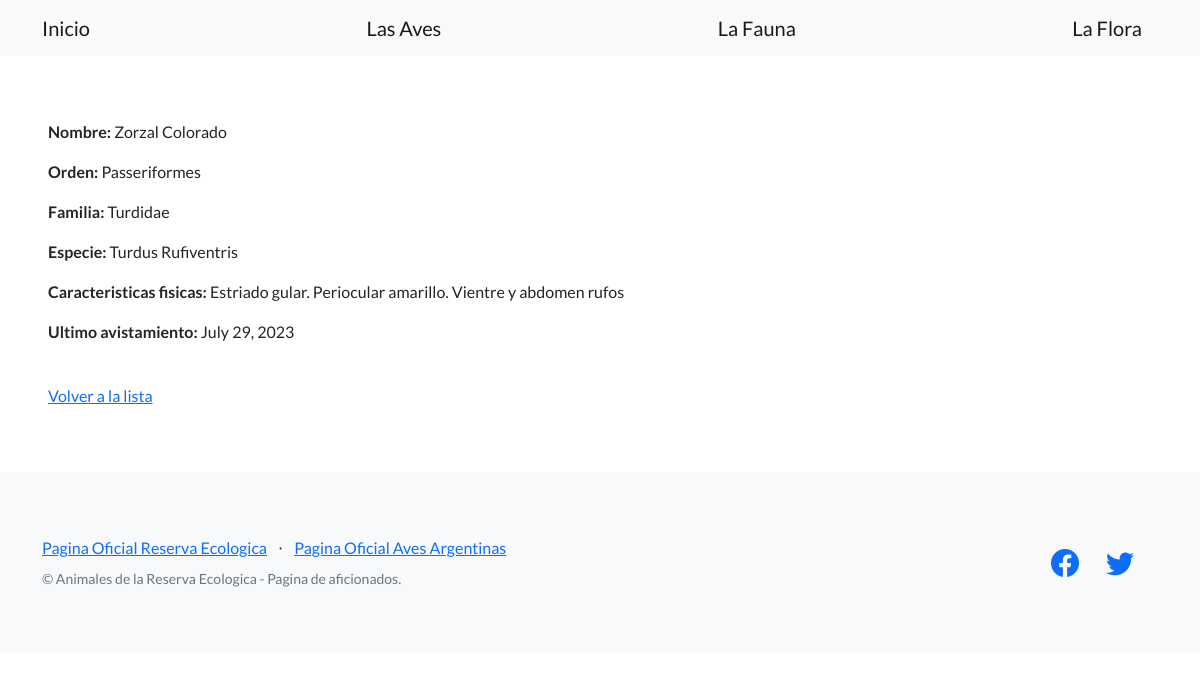
Page /animales/aves/1/ on the committed database.
### aves_argentinas/models.py (models this page shows, shortened)
class Aves(models.Model):
    orden = models.CharField(max_length=200)
    familia = models.CharField(max_length=200)
    especie = models.CharField(max_length=200)
    nombre = models.CharField(max_length=200)
    caracteristicas = models.TextField()
    ultima_observacion = models.DateField()

### aves_argentinas/views.py (the view)
# urls.py: path('aves/<int:pk>/', AvesDetailView.as_view(), name="ver_ave"),
class AvesDetailView(DetailView):
   model = Aves
   success_url = reverse_lazy('lista_aves')

### aves_argentinas/templates/aves_argentinas/aves_detail.html
{% extends "base.html" %}
{% block contenido %}
<p>
 <strong>Nombre:</strong> {{object.nombre}}
</p>
<p>
 <strong>Orden:</strong> {{object.orden}}
</p>
<p>
 <strong>Familia:</strong> {{object.familia}}
</p>
<p>
 <strong>Especie:</strong> {{object.especie}}
</p>
<p>
 <strong>Caracteristicas fisicas:</strong> {{object.caracteristicas}}
</p>
<p>
 <strong>Ultimo avistamiento:</strong> {{object.ultima_observacion}}
</p>
<br>
<a href="{% url 'lista_aves' %}">Volver a la lista</a>
{% endblock contenido %}

### rows in the picture
Aves: nombre "Zorzal Colorado", orden "Passeriformes", familia "Turdidae", especie "Turdus Rufiventris", caracteristicas "Estriado gular. Periocular amarillo. Vientre y abdomen rufos", ultima_observacion "July 29, 2023"
